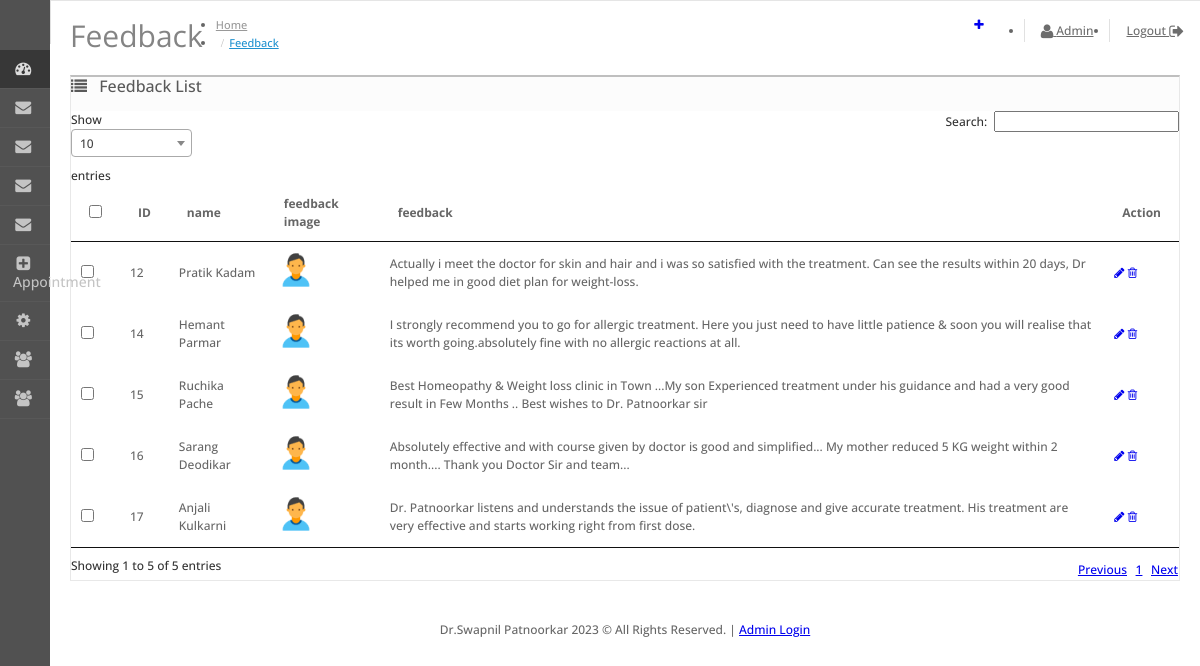
/admin/feedback/feedbacks.php (signed in), run on the app's committed database.
### tables this page shows
CREATE TABLE `feedback_student` (
  `id` int(11) NOT NULL,
  `gallery_image` varchar(200) NOT NULL,
  `feedback` text NOT NULL,
  `name` varchar(200) NOT NULL,
  `date_added` timestamp NOT NULL DEFAULT current_timestamp() ON UPDATE current_timestamp()
);

CREATE TABLE `oc_master_company` (
  `id` int(11) NOT NULL,
  `company_name` varchar(100) NOT NULL,
  `address1` varchar(300) NOT NULL,
  `address2` varchar(300) NOT NULL,
  `area` varchar(100) NOT NULL,
  `city` varchar(100) NOT NULL,
  `pincode` int(11) NOT NULL,
  `state` varchar(100) NOT NULL,
  `contact_person` varchar(100) NOT NULL,
  `email` varchar(100) NOT NULL,
  `mobile` varchar(100) NOT NULL,
  `logo` varchar(100) NOT NULL,
  `gstn` varchar(100) NOT NULL,
  `pan` varchar(100) NOT NULL,
  `sms_url` varchar(1000) NOT NULL,
  `sms_username` varchar(100) NOT NULL,
  `sms_password` varchar(100) NOT NULL,
  `sms_sender_id` varchar(100) NOT NULL,
  `email_url` varchar(1000) NOT NULL,
  `email_username` varchar(100) NOT NULL,
  `email_password` varchar(100) NOT NULL,
  `date_updated` timestamp NOT NULL DEFAULT current_timestamp()
);

### admin/config/base_path.php (called while the page is built)
<?php
$base_path = "http://localhost/Bigmark/drswapnilpatnoorkar/";
?>

### admin/feedback/feedbacks.php (the view, shortened to what this page needs)
<?php
   include('../config.php');
   include('../includes/head-js-css.php');
?>
<body>
   <div id="container">
   <?php include('../includes/header.php');
   include('../includes/left-menu.php');
   ?>
   <div id="content">
     <div class="page-header">
        <div class="container-fluid">
           <div class="pull-right">
              <a href="<?php echo $base_path;?>admin/feedback/add_paitent_feedback.php" data-toggle="tooltip" title="Add New" class="btn btn-primary"><i class="fa fa-plus"></i></a>
           </div>
           <h1>Feedback</h1>
           <ul class="breadcrumb">
              <li><a href="<?php echo $base_path;?>admin/access.php">Home</a></li>
              <li><a href="<?php echo $base_path;?>admin/feedback/feedbacks.php">Feedback</a></li>
           </ul>
        </div>
     </div>
     <div class="container-fluid">
        <div class="panel panel-default">
           <div class="panel-heading">
              <h3 class="panel-title"><i class="fa fa-list"></i>
               <?php
                  if(isset($_GET['edit']))
                  {
                     echo "Update Gallery";
                  }elseif(isset($_GET['delete'])){
                     echo "Delete Gallery";
                  }else{
                     echo "Feedback List";
                  }
               ?>
              </h3>
           </div>
           <div class="panel-body">
            <?php
            if(!isset($_GET['edit']) && !isset($_GET['delete']))
            {
            ?>
             <form method="post" enctype="multipart/form-data" target="_blank" id="form-order">
                <div class="col-lg-12 col-xs-12 table-responsive">
                   <table class="table  table-bordered table-hover" id="dataTables-example" style="width:100%;">
                     <thead>
                       <tr>
                         <td style="width: 1px;" class="text-center">
                           <input type="checkbox" onClick="$('input[name*=\'selected\']').prop('checked', this.checked);" />
                         </td>
                         <td class="text-right text-info"> ID</td>
                         <td class="text-left text-info">name</td>
                         <td class="text-left text-info">feedback image</td>
                         <td class="text-left text-info">feedback</td>
                         <td class="text-right text-info">Action</td>
                       </tr>
                     </thead>
                     <tbody>
                        <?php
                        $sql  = 'SELECT * FROM `feedback_student`';
                        $data = mysqli_query($db,$sql);
                        $num = mysqli_num_rows($data);
                        if($num>0)
                        {
                           for($i=1;$i<=$num;$i++)
                           {
                            $row = mysqli_fetch_assoc($data);
                            ?>
                             <tr>
                                 <td class="text-center"><input type="checkbox" name="selected[]" value="<?php echo $row['id'];?>" />
                                 <td class="text-right"><?php echo $row['id'];?></td>
                                 <td class="text-left"><?php echo $row['name'];?></td>
                                 <td class="text-left"><img src="<?php $base_path;?>gallery_images/<?php echo $row['gallery_image'];?>" target="_blank" height="40px"></td>
                                 <td class="text-left"><?php echo $row['feedback'];?></td>
                                 <td class="text-right">
                                   <a href="<?php $base_path;?>admin/feedback/feedbacks.php?edit&id=<?php echo $row['id'];?>" data-toggle="tooltip" title="Edit" class="btn btn-primary"><i class="fa fa-pencil"></i></a>
                                   <a href="<?php $base_path;?>admin/feedback/feedbacks.php?delete&id=<?php echo $row['id']; ?>" onClick="javascript:return confirm('Do you really want to Delete...?')" data-toggle="tooltip" title="Delete" class="btn btn-danger"><i class="fa fa-trash-o"></i></a>
                                 </td>
                             </tr>
                             <?php
                           }
                        }
                        ?>
                     </tbody>
                   </table>
                </div>
             </form>
            <?php
            }
            ?>
           </div>
        </div>
     </div>
     <link href="view/javascript/jquery/datetimepicker/bootstrap-datetimepicker.min.css" type="text/css" rel="stylesheet" media="screen" />
      </div>
   <?php include('../includes/footer.php');?>
   </body></html>

### admin/includes/footer.php (shortened to what this page needs)
<footer id="footer">
 <?=isset($company) && $company['company_name']!=''?$company['company_name']:'<a href="http://bigmarkretail.com">bigmarkretail.com</a>'?>
 <?=date('Y')?> &copy; All Rights Reserved.
|
<a href="<?=$base_path?>admin">Admin Login</a>
</footer>
</div>
<link href="https://cdnjs.cloudflare.com/ajax/libs/select2/4.0.6-rc.0/css/select2.min.css" rel="stylesheet" />
</body>
</html>

### admin/view/stylesheet/stylesheet.css (style rules this page uses)
html, body { height: 100%; margin: 0; padding: 0; font-family: 'Open Sans', sans-serif; font-size: 12px; color: #666666; font-weight: 500; line-height: 18px; text-rendering: optimizeLegibility; }
h1, h2, h3, h4, h5, h6, p { margin-top: 0; }
.page-header { vertical-align: middle; margin: 15px 0; padding: 0; border-bottom: none; }
.page-header h1 { font-family: 'Open Sans', sans-serif; font-weight: 400; font-size: 30px; color: #848484; display: inline-block; margin-bottom: 15px; }
.breadcrumb { display: inline-block; background: none; margin: 0; padding: 0 10px; }
.breadcrumb li a { color: #999999; font-size: 11px; padding: 0px; margin: 0px; }
.breadcrumb li:last-child a { color: #1e91cf; }
.breadcrumb li + li:before { content: "/"; font-family: FontAwesome; color: #BBBBBB; padding: 0 5px; }
#container { min-height: 100%; width: 100%; position: relative; }
.container-fluid { padding-left: 20px; padding-right: 20px; }
#content { padding-bottom: 40px; transition: all 0.3s; }
#column-left + #content { margin-left: 50px; }
#column-left + #content + #footer { margin-left: 50px; }
#footer { height: 100px; text-align: center; }
input[type="radio"], input[type="checkbox"] { margin: 2px 0 0; }
input[type="radio"], .radio input[type="radio"], .radio-inline input[type="radio"], input[type="checkbox"], .checkbox input[type="checkbox"], .checkbox-inline input[type="checkbox"] { position: relative; width: 13px; width: 16px \0; height: 13px; height: 16px \0; background: white; border: 1px solid #dcdcdc; border: 1px solid transparent \0; border-radius: 1px; }
.table thead td { font-weight: bold; }
.table thead > tr > td, .table tbody > tr > td { vertical-align: middle; }
.panel { border-radius: 0px; }
.panel .panel-heading { position: relative; }
.panel-heading h3 i { margin-right: 8px; -webkit-tap-highlight-color: rgba(0,0,0,0); }
.panel-heading i { font-size: 16px; font-weight: 500; }
.panel-heading h3 { font-size: 16px; font-weight: 500; display: inline-block; }
.panel-default { border: 1px solid #e8e8e8; border-top: 2px solid #bfbfbf; }
.panel-default .panel-heading { color: #595959; border-color: #e8e8e8; background: #fcfcfc; }

### data on the page
feedback_student: id "12", name "Pratik Kadam", gallery_image (picture), feedback "Actually i meet the doctor for skin and hair and i was so satisfied with the treatment. Can see the results within 20 days, Dr helped me in good diet plan for weight-loss."
feedback_student: id "14", name "Hemant Parmar", gallery_image (picture), feedback "I strongly recommend you to go for allergic treatment. Here you just need to have little patience & soon you will realise that its worth going.absolutely fine with no allergic reactions at all."
feedback_student: id "15", name "Ruchika Pache", gallery_image (picture), feedback "Best Homeopathy & Weight loss clinic in Town ...My son Experienced treatment under his guidance and had a very good result in Few Months .. Best wishes to Dr. Patnoorkar sir"
feedback_student: id "16", name "Sarang Deodikar", gallery_image (picture), feedback "Absolutely effective and with course given by doctor is good and simplified... My mother reduced 5 KG weight within 2 month.... Thank you Doctor Sir and team..."
feedback_student: id "17", name "Anjali Kulkarni", gallery_image (picture), feedback "Dr. Patnoorkar listens and understands the issue of patient\\'s, diagnose and give accurate treatment. His treatment are very effective and starts working right from first dose."
oc_master_company: company_name "Dr.Swapnil Patnoorkar"

### other printed values
$_SESSION['admin_name'] "Admin"
